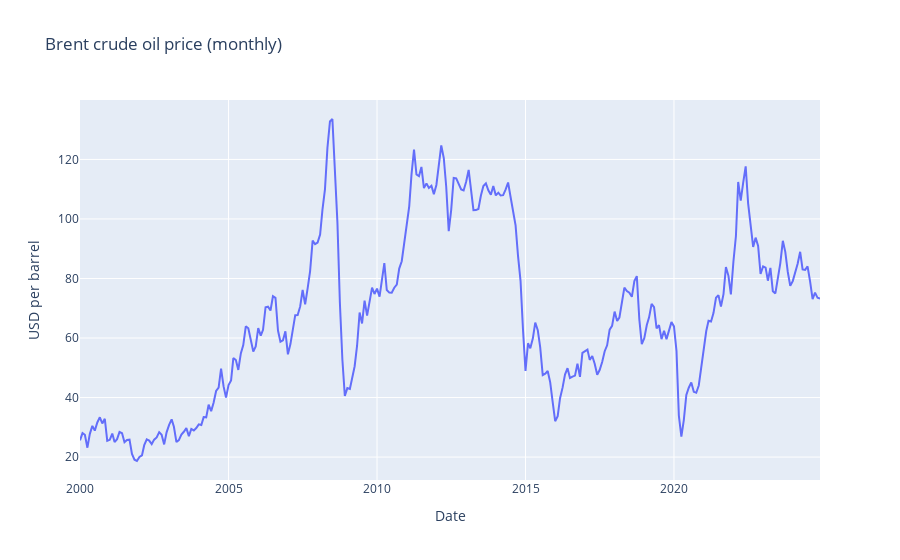

The notebook cell this image was saved under:
### Code cell
import plotly.express as px

fig = px.line(
    df,
    x="Date",
    y="price",
    title="Brent crude oil price (monthly)",
    labels={"price": "USD per barrel"}
)

fig.show()

### Figure 1 — Plotly figure (JSON) as saved in the notebook; plotly's stock layout.template omitted (floating-point values rounded to 4 significant figures; data arrays with more than 128 entries replaced by an {"elided": "..."} marker saying what was removed)
{"data": [{"hovertemplate": "Date=%{x}<br>USD per barrel=%{y}<extra></extra>", "legendgroup": "", "line": {"color": "#636efa", "dash": "solid"}, "marker": {"symbol": "circle"}, "mode": "lines", "name": "", "orientation": "v", "showlegend": false, "type": "scatter", "x": {"elided": "300 str values"}, "xaxis": "x", "y": {"elided": "300 float values"}, "yaxis": "y"}], "layout": {"legend": {"tracegroupgap": 0}, "title": {"text": "Brent crude oil price (monthly)"}, "xaxis": {"anchor": "y", "domain": [0, 1], "title": {"text": "Date"}}, "yaxis": {"anchor": "x", "domain": [0, 1], "title": {"text": "USD per barrel"}}}}
